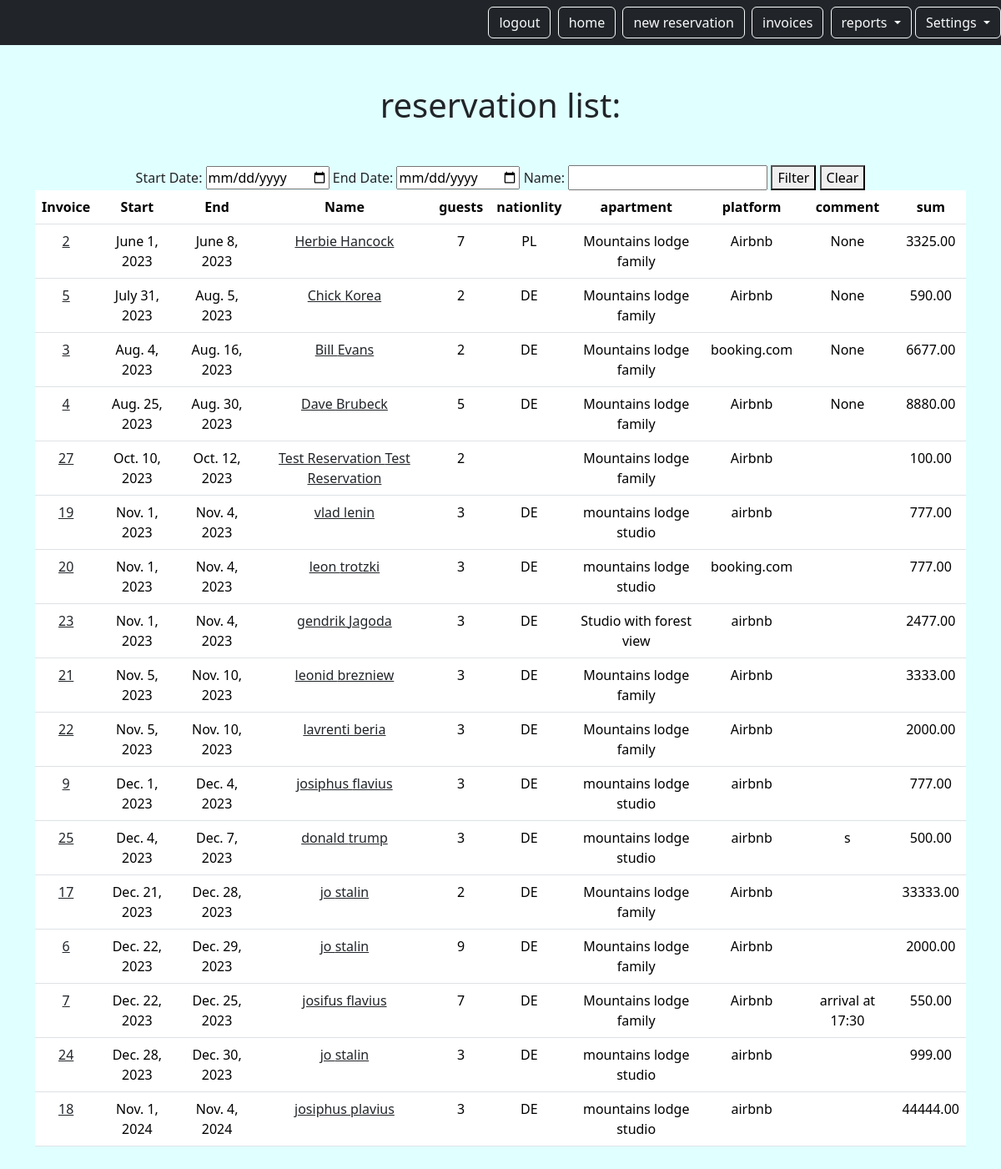
The app's page /mini/reservation (signed in) with its own data.
### reservation/models.py (models this page shows, shortened)
class Reservation(models.Model):
    PURPOSE_CHOICES = [
        ("holiday", "holiday"),
        ("business", "business"),
        ("no-show", "no-show"),
    ]
    id = models.AutoField(primary_key=True)
    start_date = models.DateField(null=True)
    end_date = models.DateField(null=True)
    name = models.CharField(max_length=255)
    lname = models.CharField(max_length=255, blank=True)
    company = models.CharField(max_length=255, blank=True, null=True)
    address = models.CharField(max_length=255, blank=True, null=True)
    email = models.EmailField(blank=True, null=True)
    number_of_guests = models.IntegerField(blank=True)
    nationality = models.CharField(max_length=255, blank=True, null=True)
    t_sum = models.DecimalField(max_digits=10, decimal_places=2)
    commission = models.DecimalField(max_digits=10, decimal_places=2)
    rech_num = models.CharField(max_length=255, blank=True)
    link = models.URLField(blank=True, null=True)
    purpose = models.CharField(max_length=255, choices=PURPOSE_CHOICES, blank=True)
    comment = models.TextField(blank=True, null=True)
    user = models.ForeignKey(
        CustomUser, on_delete=models.CASCADE, related_name="reservation"
    )
    platform = models.ForeignKey(
        Platform, on_delete=models.CASCADE, related_name="reservation"
    )
    apartment = models.ForeignKey(
        Apartment, on_delete=models.CASCADE, related_name="reservation"
    )

class Apartment(models.Model):
    user = models.ForeignKey(
        CustomUser,
        on_delete=models.CASCADE,
        related_name="apartment",
        null=True,
        blank=True,
    )
    id = models.AutoField(primary_key=True)
    name = models.CharField(max_length=255)
    address = models.CharField(max_length=255)
    date_contract = models.DateField()
    def __str__(self):
        return self.name

class Platform(models.Model):
    user = models.ForeignKey(
        CustomUser,
        on_delete=models.CASCADE,
        related_name="platform",
        null=True,
        blank=True,
    )
    id = models.AutoField(primary_key=True)
    name = models.CharField(max_length=255, blank=True)
    address = models.CharField(max_length=255, blank=True)
    kundennummer = models.CharField(max_length=255, blank=True)
    tel = models.CharField(max_length=255, blank=True)
    login = models.CharField(max_length=255, blank=True)
    url = models.URLField(blank=True, null=True)
    def __str__(self):
        return self.name

### reservation/views.py (the view)
# urls.py: path("reservation", views.ResListView.as_view(), name="reservation.list"),
class ResListView(LoginRequiredMixin, ListView):
    model = Reservation
    template_name = "booking/res_list.html"
    context_object_name = "reservation"
    login_url = LOGIN_URL
    def get_queryset(self):
        queryset = self.request.user.reservation.order_by(F("start_date").asc())
        start_date = self.request.GET.get("start_date")
        end_date = self.request.GET.get("end_date")
        name = self.request.GET.get("name")
        if start_date and end_date:
            queryset = queryset.filter(
                start_date__gte=start_date, end_date__lte=end_date
            )
        if name:
            queryset = queryset.filter(name__icontains=name)
        return queryset

### reservation/templates/booking/res_list.html (shortened to what this page needs)
{% extends "base.html" %}
{% block content %}
    <h1 class="my-5">reservation list:</h1>
    <form method="get">
      <label for="start_date">Start Date:</label>
      <input type="date" name="start_date" id="start_date">
      <label for="end_date">End Date:</label>
      <input type="date" name="end_date" id="end_date">
      <label for="name">Name:</label>
      <input type="text" name="name" id="name">
      <button type="submit">Filter</button>
      <button type="button" id="clear-filter">Clear</button>
  </form>
        <table class="table">
        <thead>
            <tr>
               <th>Invoice</th>
                <th>Start</th>
                <th>End</th>
                <th>Name</th>
                <th>guests</th>
                <th>nationlity</th>
                <th>apartment</th>
                <th>platform</th>
                <th>comment</th>
                <th>sum</th>
              </tr>
            </thead>
            <tbody>
            {% for res in reservation %}
            <tr>
                <td><a href="{% url 'invoice1.detail' pk=res.id %}" class="text-dark text-decoration-non">{{ res.id }}</a></td>
                <td>{{res.start_date}}</td>
                <td>{{res.end_date}}</td>
                <td><a href="{% url 'reservation.detail' pk=res.id %}" class="text-dark text-decoration-non">{{ res.name }}  {{ res.lname }}</a></td>
                <td>{{res.number_of_guests}}</td>
                <td>{{res.nationality}}</td>
                <td>{{res.apartment}}</td>
                <td>{{res.platform}}</td>
                <td>{{res.comment | truncatechars:30  }}</td>
                <td>{{res.t_sum}}</td>
              </tr>
            {% endfor %}
        </tbody>
    </table>
    </div>
{% endblock %}

### static/templates/base.html (style rules this page uses)
body { background: lightcyan; }

### records on screen
Reservation: id "2", start_date "June 1, 2023", end_date "June 8, 2023", name "Herbie", lname "Hancock", number_of_guests "7", nationality "PL", apartment "Mountains lodge family", platform "Airbnb", comment "None", t_sum "3325.00"
Reservation: id "5", start_date "July 31, 2023", end_date "Aug. 5, 2023", name "Chick", lname "Korea", number_of_guests "2", nationality "DE", apartment "Mountains lodge family", platform "Airbnb", comment "None", t_sum "590.00"
Reservation: id "3", start_date "Aug. 4, 2023", end_date "Aug. 16, 2023", name "Bill", lname "Evans", number_of_guests "2", nationality "DE", apartment "Mountains lodge family", platform "booking.com", comment "None", t_sum "6677.00"
Reservation: id "4", start_date "Aug. 25, 2023", end_date "Aug. 30, 2023", name "Dave", lname "Brubeck", number_of_guests "5", nationality "DE", apartment "Mountains lodge family", platform "Airbnb", comment "None", t_sum "8880.00"
Reservation: id "27", start_date "Oct. 10, 2023", end_date "Oct. 12, 2023", name "Test Reservation", lname "Test Reservation", number_of_guests "2", apartment "Mountains lodge family", platform "Airbnb", t_sum "100.00"
Reservation: id "19", start_date "Nov. 1, 2023", end_date "Nov. 4, 2023", name "vlad", lname "lenin", number_of_guests "3", nationality "DE", apartment "mountains lodge studio", platform "airbnb", t_sum "777.00"
Reservation: id "20", start_date "Nov. 1, 2023", end_date "Nov. 4, 2023", name "leon", lname "trotzki", number_of_guests "3", nationality "DE", apartment "mountains lodge studio", platform "booking.com", t_sum "777.00"
Reservation: id "23", start_date "Nov. 1, 2023", end_date "Nov. 4, 2023", name "gendrik", lname "Jagoda", number_of_guests "3", nationality "DE", apartment "Studio with forest view", platform "airbnb", t_sum "2477.00"
Reservation: id "21", start_date "Nov. 5, 2023", end_date "Nov. 10, 2023", name "leonid", lname "brezniew", number_of_guests "3", nationality "DE", apartment "Mountains lodge family", platform "Airbnb", t_sum "3333.00"
Reservation: id "22", start_date "Nov. 5, 2023", end_date "Nov. 10, 2023", name "lavrenti", lname "beria", number_of_guests "3", nationality "DE", apartment "Mountains lodge family", platform "Airbnb", t_sum "2000.00"
Reservation: id "9", start_date "Dec. 1, 2023", end_date "Dec. 4, 2023", name "josiphus", lname "flavius", number_of_guests "3", nationality "DE", apartment "mountains lodge studio", platform "airbnb", t_sum "777.00"
Reservation: id "25", start_date "Dec. 4, 2023", end_date "Dec. 7, 2023", name "donald", lname "trump", number_of_guests "3", nationality "DE", apartment "mountains lodge studio", platform "airbnb", comment "s", t_sum "500.00"
Reservation: id "17", start_date "Dec. 21, 2023", end_date "Dec. 28, 2023", name "jo", lname "stalin", number_of_guests "2", nationality "DE", apartment "Mountains lodge family", platform "Airbnb", t_sum "33333.00"
Reservation: id "6", start_date "Dec. 22, 2023", end_date "Dec. 29, 2023", name "jo", lname "stalin", number_of_guests "9", nationality "DE", apartment "Mountains lodge family", platform "Airbnb", t_sum "2000.00"
Reservation: id "7", start_date "Dec. 22, 2023", end_date "Dec. 25, 2023", name "josifus", lname "flavius", number_of_guests "7", nationality "DE", apartment "Mountains lodge family", platform "Airbnb", comment "arrival at 17:30", t_sum "550.00"
Reservation: id "24", start_date "Dec. 28, 2023", end_date "Dec. 30, 2023", name "jo", lname "stalin", number_of_guests "3", nationality "DE", apartment "mountains lodge studio", platform "airbnb", t_sum "999.00"
Reservation: id "18", start_date "Nov. 1, 2024", end_date "Nov. 4, 2024", name "josiphus", lname "plavius", number_of_guests "3", nationality "DE", apartment "mountains lodge studio", platform "airbnb", t_sum "44444.00"
